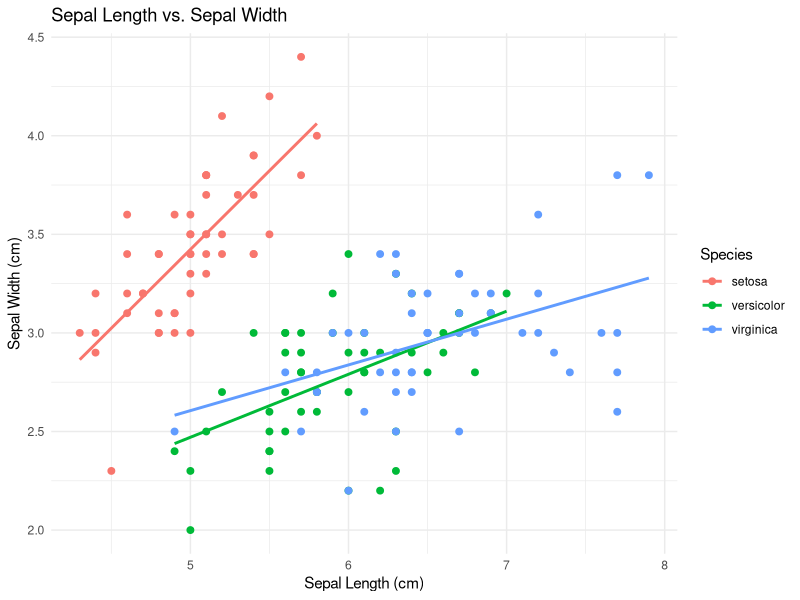
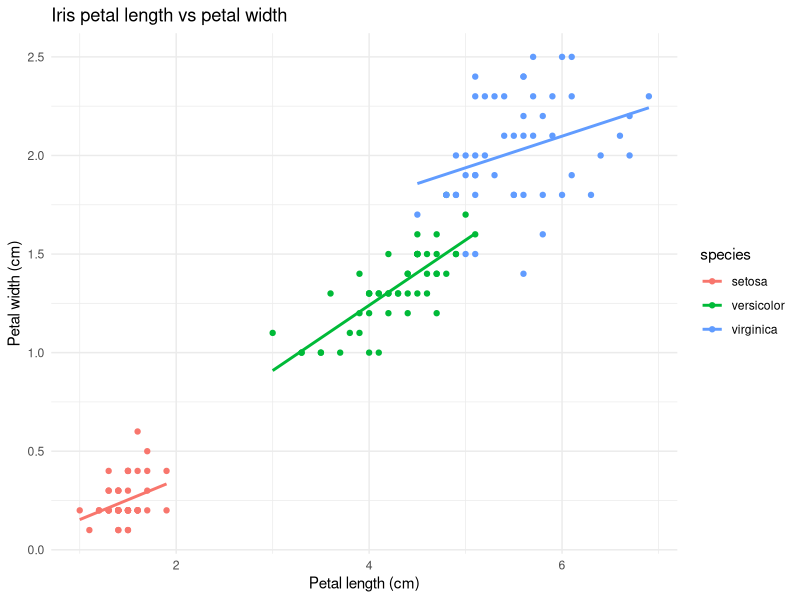
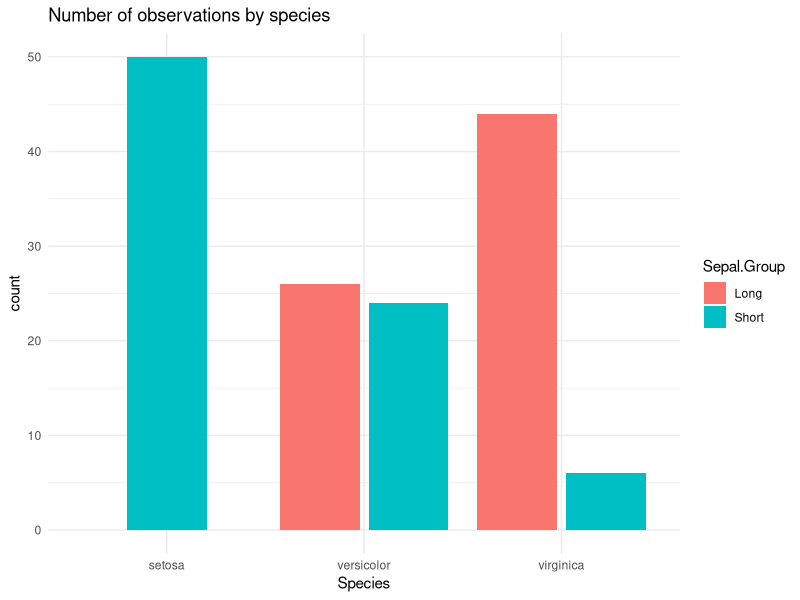
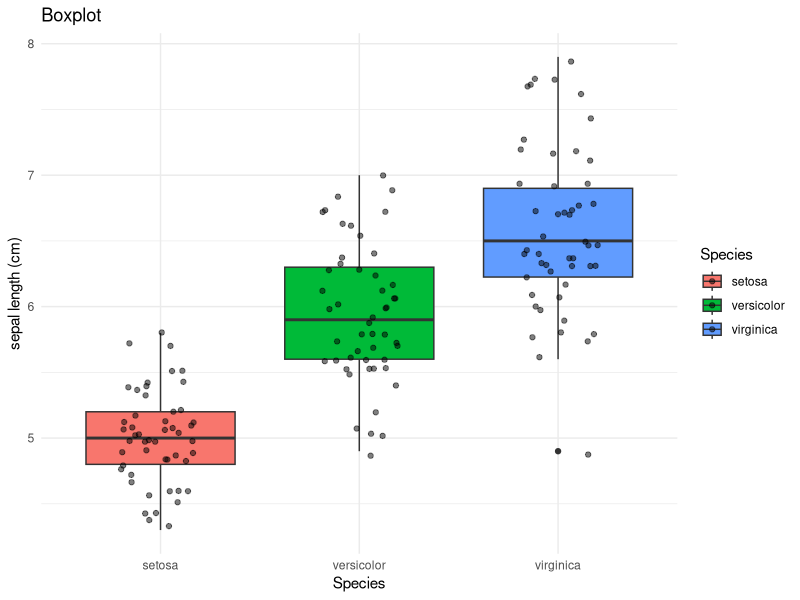
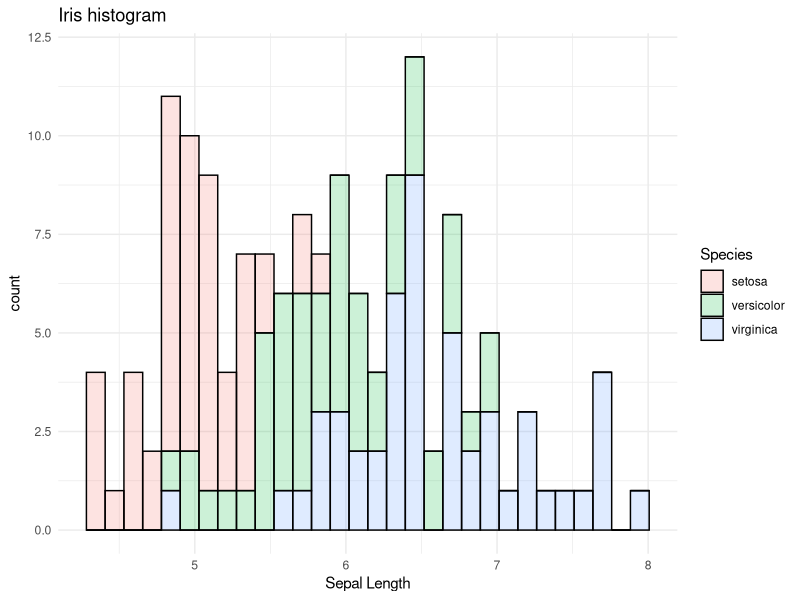
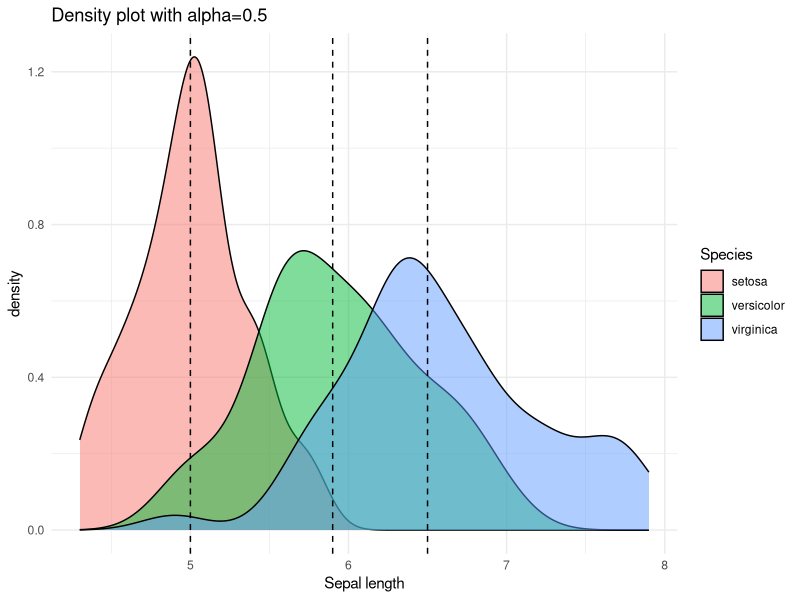
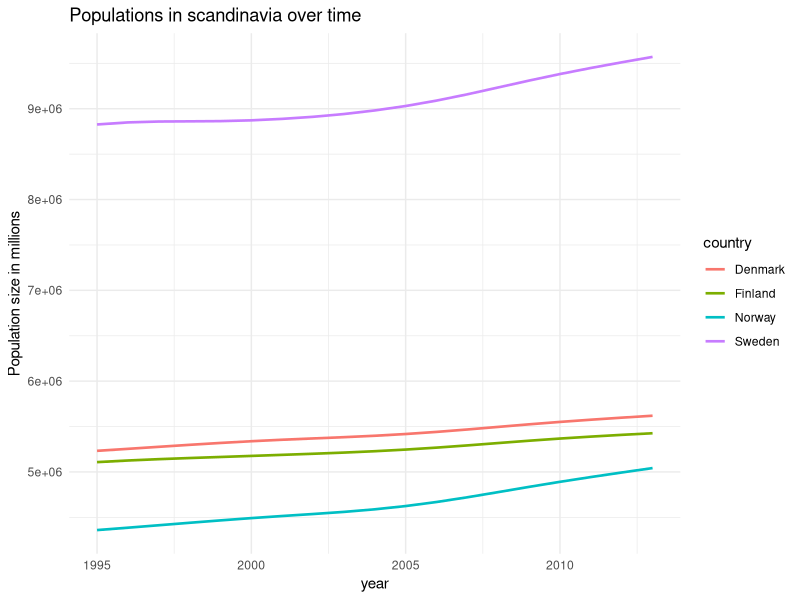

Source code (R) for these figures, in order:
## ---- chunk 1
knitr::opts_chunk$set(echo = TRUE)
## ---- chunk 2

library(ggplot2)

ggplot(data = iris, aes(x = Sepal.Length, y = Sepal.Width, color = Species)) +
  geom_point(size = 2) +
  geom_smooth(method = "lm", se = F) +  
  labs(title = "Sepal Length vs. Sepal Width",
       x = "Sepal Length (cm)", 
       y = "Sepal Width (cm)",  
       color = "Species") +  
  theme_minimal()  
## ---- chunk 3
ggplot(data=iris, aes(x=Petal.Length, y=Petal.Width, color=Species))+
  geom_point()+
  geom_smooth(method="lm", se=F)+
  labs(title= "Iris petal length vs petal width",
       x="Petal length (cm)",
       y= "Petal width (cm)",
       color = "species")+
  theme_minimal()
## ---- chunk 4

#Tilføjer en ekstra katagorisk variabel som grupperer sepal.length værdier i long og short. 
iris$Sepal.Group <- 
  ifelse(iris$Sepal.Length>mean(iris$Sepal.Length),  
         "Long",                                     
         "Short")  
ggplot(iris, aes(x=Species, fill=Sepal.Group)) + 
  geom_bar(stat = "count", position = position_dodge2(preserve = "single")) +
  ggtitle("Number of observations by species") +
  theme_minimal()

## ---- chunk 5
ggplot(iris, aes(x=Species, y=Sepal.Length, fill=Species))+
  geom_boxplot()+
  geom_jitter(alpha=0.5, width=0.2)+
  ylab("sepal length (cm)")+
  ggtitle("Boxplot") +
  theme_minimal()


## ---- chunk 6
ggplot(data=iris, aes(x=Sepal.Length, fill=Species)) + 
  geom_histogram(alpha=0.2,color="black",) + 
  xlab("Sepal Length") + 
  ggtitle("Iris histogram") + 
  theme_minimal()
## ---- chunk 7

#tapply bruges til at beregne middelværdierne af x
means <-tapply(iris$Sepal.Length,iris$Species,median)

ggplot(iris, aes(x=Sepal.Length, fill=Species))+
  geom_density(alpha=0.5)+
  xlab("Sepal length")+
  ggtitle("Density plot with alpha=0.5")+
  geom_vline(xintercept = means,lty=2)+ #geom_vline for vertikale linjer (geom_hline for horisontale linjer). lty større end 1 for stiblet linje.
  theme_minimal()
## ---- chunk 8
library(tidyr)
data("population")
pop_scand <- population[population$country %in% c("Denmark","Sweden","Norway","Finland"),]
head(pop_scand)

#Da Populations værdierne er ret store, normalisere jeg dem så de betegner populationer i millioner
pop_scand$pop <- pop_scand$population/1e06

ggplot(data=pop_scand, aes(x=year,y=population,group=country, color=country))+
  geom_line(linewidth=0.9)+
  labs(title="Populations in scandinavia over time", 
       x="year", 
       y="Population size in millions")+
  theme_minimal()


## ---- chunk 9

